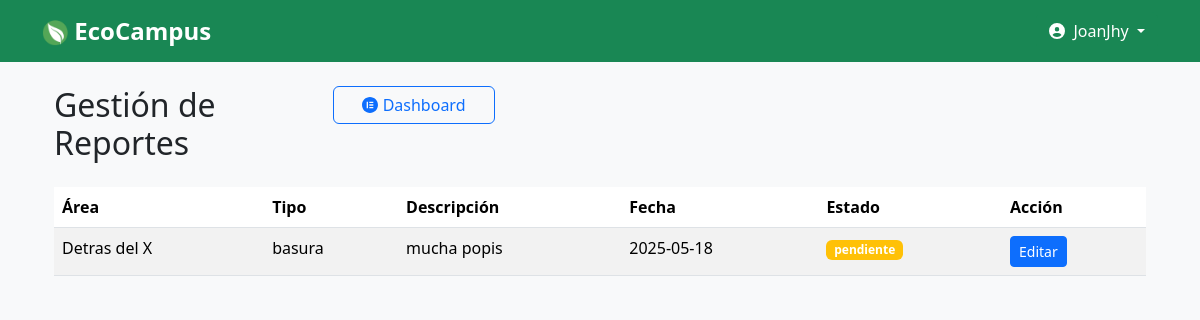
Before: /admin/reportes (signed in) with the older database file.
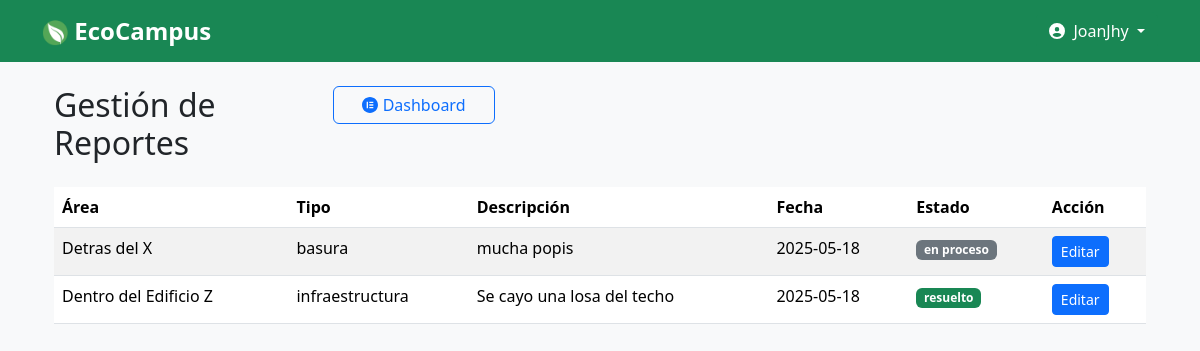
After: the same page with the newer database file.
### backend/models.py (models this page shows)
class Reporte(db.Model):
    id = db.Column(db.Integer, primary_key=True)
    area = db.Column(db.String(100), nullable=False)
    tipo = db.Column(db.String(100), nullable=False)
    descripcion = db.Column(db.String(200), nullable=False)
    comentario = db.Column(db.String(200))
    evidencia = db.Column(db.String(200))  # Ruta del archivo
    fecha = db.Column(db.String(10), nullable=False)
    estado = db.Column(db.String(20), default='pendiente')
    usuario_id = db.Column(db.Integer, db.ForeignKey('usuario.id'), nullable=False)

### backend/routes.py (the view)
    @app.route('/admin/reportes')
    @admin_required
    def admin_reportes():
        reportes = Reporte.query.order_by(Reporte.fecha.desc()).all()
        return render_template('admin/reportes.html', reportes=reportes)

### frontend/templates/admin/reportes.html (shortened to what this page needs)
{% extends 'layout.html' %}
{% block content %}
<div class="container mt-4">
    <div class="row mt-4">
        <div class="col-sm-3">
            <h2 class="mb-4">Gestión de Reportes</h2>
        </div>
        <div class="col-sm-2">
            <a href="{{ url_for('admin_dashboard') }}" class="btn btn-outline-primary w-100">
            <i class="fab fa-elementor"></i> Dashboard
            </a>
        </div>
    </div>
    <table class="table table-striped table-hover">
        <thead>
            <tr>
                <th>Área</th>
                <th>Tipo</th>
                <th>Descripción</th>
                <th>Fecha</th>
                <th>Estado</th>
                <th>Acción</th>
            </tr>
        </thead>
        <tbody>
            {% for reporte in reportes %}
            <tr>
                <td>{{ reporte.area }}</td>
                <td>{{ reporte.tipo }}</td>
                <td>{{ reporte.descripcion }}</td>
                <td>{{ reporte.fecha }}</td>
                <td><span class="badge {% if reporte.estado == 'pendiente' %} bg-warning {% elif reporte.estado == 'en proceso' %} bg-secondary {% elif reporte.estado == 'resuelto' %} bg-success {% endif %}">{{ reporte.estado }}</span></td>
                <td>
                    <button class="btn btn-sm btn-primary" data-bs-toggle="modal" data-bs-target="#modal{{ reporte.id }}">
                        Editar
                    </button>
                </td>
            </tr>
            {% endfor %}
        </tbody>
    </table>
</div>
{% endblock %}

Changed rows visible on the page:
changed Reporte "Detras del X": estado "pendiente" → "en proceso"
added Reporte: area "Dentro del Edificio Z", tipo "infraestructura", descripcion "Se cayo una losa del techo", fecha "2025-05-18", estado "resuelto"
